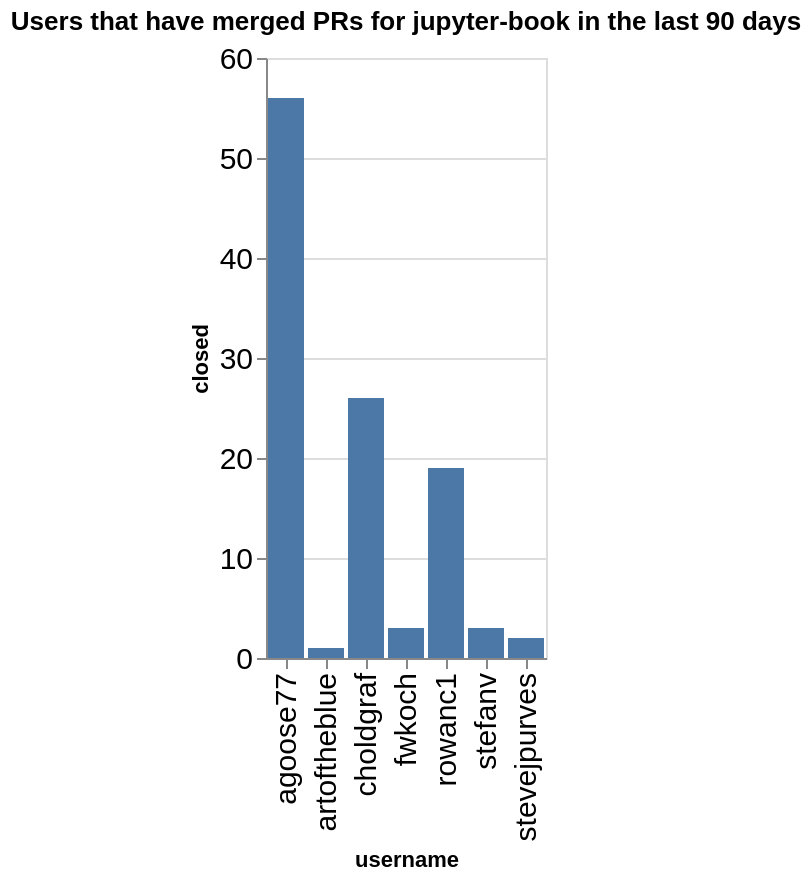

Source (notebook cell):
### Code cell
charts = []
title = f"Users that have merged PRs for {github_org} in the last {n_days} days"
ch = alt.Chart(data=closed_by_repo.replace(np.nan, 0), title=title).mark_bar().encode(
    x='username',
    y='closed',
)
ch

### Figure 1 — Vega-Lite specification as saved in the notebook (floating-point values rounded to 4 significant figures)
{"config": {"axisLeft": {"labelFontSize": 15}, "axisBottom": {"labelFontSize": 15}}, "data": {"name": "data-4fbea81316033b09a614100beda33005"}, "mark": {"type": "bar"}, "encoding": {"x": {"field": "username", "type": "nominal"}, "y": {"field": "closed", "type": "quantitative"}}, "title": "Users that have merged PRs for jupyter-book in the last 90 days", "$schema": "https://vega.github.io/schema/vega-lite/v5.20.1.json", "datasets": {"data-4fbea81316033b09a614100beda33005": [{"name": "blog", "username": "agoose77", "closed": 4}, {"name": "example-landing-pages", "username": "agoose77", "closed": 1}, {"name": "example-landing-pages", "username": "choldgraf", "closed": 1}, {"name": "jupyter-book", "username": "agoose77", "closed": 1}, {"name": "jupyter-book", "username": "choldgraf", "closed": 2}, {"name": "myst-spec", "username": "choldgraf", "closed": 1}, {"name": "myst-theme", "username": "agoose77", "closed": 17}, {"name": "myst-theme", "username": "choldgraf", "closed": 1}, {"name": "myst-theme", "username": "rowanc1", "closed": 6}, {"name": "myst-theme", "username": "stefanv", "closed": 2}, {"name": "myst-theme", "username": "stevejpurves", "closed": 1}, {"name": "mystmd", "username": "agoose77", "closed": 28}, {"name": "mystmd", "username": "artoftheblue", "closed": 1}, {"name": "mystmd", "username": "choldgraf", "closed": 15}, {"name": "mystmd", "username": "fwkoch", "closed": 3}, {"name": "mystmd", "username": "rowanc1", "closed": 12}, {"name": "mystmd", "username": "stefanv", "closed": 1}, {"name": "mystmd", "username": "stevejpurves", "closed": 1}, {"name": "mystmd.org", "username": "agoose77", "closed": 4}, {"name": "mystmd.org", "username": "choldgraf", "closed": 2}, {"name": "mystmd.org", "username": "rowanc1", "closed": 1}, {"name": "team-compass", "username": "agoose77", "closed": 1}, {"name": "team-compass", "username": "choldgraf", "closed": 3}, {"name": "thebe", "username": "choldgraf", "closed": 1}]}}
